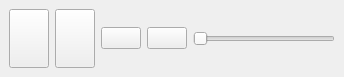
<?xml version="1.0" encoding="UTF-8"?>
<ui version="4.0">
 <class>AnimationPlayer</class>
 <widget class="QDockWidget" name="AnimationPlayer">
  <property name="geometry">
   <rect>
    <x>0</x>
    <y>0</y>
    <width>344</width>
    <height>77</height>
   </rect>
  </property>
  <property name="minimumSize">
   <size>
    <width>344</width>
    <height>77</height>
   </size>
  </property>
  <property name="maximumSize">
   <size>
    <width>524287</width>
    <height>77</height>
   </size>
  </property>
  <property name="features">
   <set>QDockWidget::DockWidgetFloatable|QDockWidget::DockWidgetMovable</set>
  </property>
  <property name="allowedAreas">
   <set>Qt::BottomDockWidgetArea|Qt::TopDockWidgetArea</set>
  </property>
  <property name="windowTitle">
   <string/>
  </property>
  <widget class="QWidget" name="dockWidgetContents">
   <layout class="QHBoxLayout" name="horizontalLayout">
    <item>
     <widget class="QPushButton" name="playButton">
      <property name="sizePolicy">
       <sizepolicy hsizetype="Minimum" vsizetype="Minimum">
        <horstretch>0</horstretch>
        <verstretch>0</verstretch>
       </sizepolicy>
      </property>
      <property name="toolTip">
       <string>Play animation</string>
      </property>
      <property name="text">
       <string/>
      </property>
      <property name="icon">
       <iconset resource="webcamcapgui.qrc">
        <normaloff>:/Pictures/music-player15.png</normaloff>:/Pictures/music-player15.png</iconset>
      </property>
      <property name="autoDefault">
       <bool>false</bool>
      </property>
      <property name="default">
       <bool>false</bool>
      </property>
      <property name="flat">
       <bool>false</bool>
      </property>
     </widget>
    </item>
    <item>
     <widget class="QPushButton" name="pauseButton">
      <property name="sizePolicy">
       <sizepolicy hsizetype="Minimum" vsizetype="Minimum">
        <horstretch>0</horstretch>
        <verstretch>0</verstretch>
       </sizepolicy>
      </property>
      <property name="toolTip">
       <string>Pause animation</string>
      </property>
      <property name="text">
       <string/>
      </property>
      <property name="icon">
       <iconset resource="webcamcapgui.qrc">
        <normaloff>:/Pictures/music-player7.png</normaloff>:/Pictures/music-player7.png</iconset>
      </property>
     </widget>
    </item>
    <item>
     <widget class="QPushButton" name="prevButton">
      <property name="toolTip">
       <string>Previous frame</string>
      </property>
      <property name="text">
       <string/>
      </property>
      <property name="icon">
       <iconset resource="webcamcapgui.qrc">
        <normaloff>:/Pictures/last-track.png</normaloff>:/Pictures/last-track.png</iconset>
      </property>
     </widget>
    </item>
    <item>
     <widget class="QPushButton" name="nextButton">
      <property name="toolTip">
       <string>Next frame</string>
      </property>
      <property name="text">
       <string/>
      </property>
      <property name="icon">
       <iconset resource="webcamcapgui.qrc">
        <normaloff>:/Pictures/next-track.png</normaloff>:/Pictures/next-track.png</iconset>
      </property>
     </widget>
    </item>
    <item>
     <widget class="QSlider" name="animationSlider">
      <property name="sizePolicy">
       <sizepolicy hsizetype="Expanding" vsizetype="Fixed">
        <horstretch>0</horstretch>
        <verstretch>0</verstretch>
       </sizepolicy>
      </property>
      <property name="orientation">
       <enum>Qt::Horizontal</enum>
      </property>
     </widget>
    </item>
   </layout>
  </widget>
 </widget>
 <resources>
  <include location="webcamcapgui.qrc"/>
 </resources>
 <connections/>
</ui>
